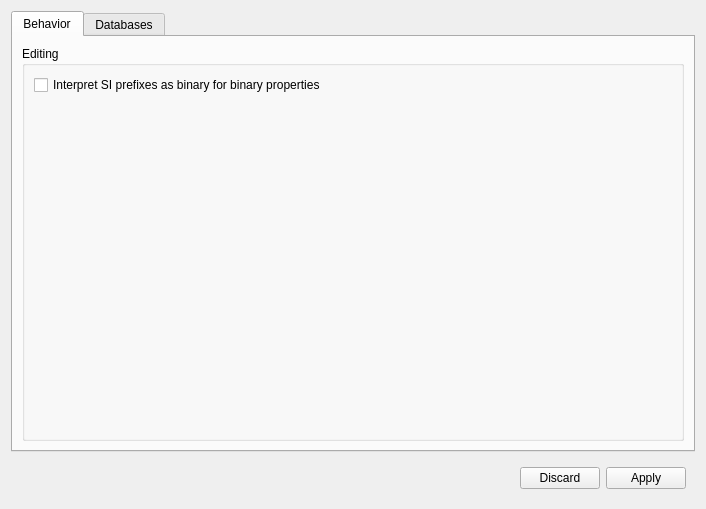
<?xml version="1.0" encoding="UTF-8"?>
<ui version="4.0">
 <class>SettingsDialog</class>
 <widget class="QDialog" name="SettingsDialog">
  <property name="geometry">
   <rect>
    <x>0</x>
    <y>0</y>
    <width>706</width>
    <height>432</height>
   </rect>
  </property>
  <property name="windowTitle">
   <string>Settings</string>
  </property>
  <layout class="QVBoxLayout" name="verticalLayout_3">
   <item>
    <widget class="QTabWidget" name="tabWidget">
     <property name="tabPosition">
      <enum>QTabWidget::North</enum>
     </property>
     <property name="currentIndex">
      <number>0</number>
     </property>
     <property name="elideMode">
      <enum>Qt::ElideNone</enum>
     </property>
     <widget class="QWidget" name="tab_2">
      <attribute name="title">
       <string>Behavior</string>
      </attribute>
      <layout class="QVBoxLayout" name="verticalLayout_7">
       <item>
        <widget class="QGroupBox" name="groupBox_3">
         <property name="title">
          <string>Editing</string>
         </property>
         <layout class="QFormLayout" name="formLayout_6">
          <item row="0" column="0">
           <widget class="QCheckBox" name="siBinPrefixDefaultBox">
            <property name="toolTip">
             <string>&lt;html&gt;&lt;head/&gt;&lt;body&gt;&lt;p&gt;When enabled, for properties that are typically expressed using binary SI prefixes (e.g. '1KiB' for 1024 Bytes), whenever the user enters a value with a non-binary SI prefix, it is instead interpreted as if the user entered the binary prefix (e.g. 1KB = 1024 Bytes and not 1000 Bytes).&lt;/p&gt;&lt;/body&gt;&lt;/html&gt;</string>
            </property>
            <property name="text">
             <string>Interpret SI prefixes as binary for binary properties</string>
            </property>
           </widget>
          </item>
         </layout>
        </widget>
       </item>
      </layout>
     </widget>
     <widget class="QWidget" name="tab">
      <attribute name="title">
       <string>Databases</string>
      </attribute>
      <layout class="QVBoxLayout" name="verticalLayout_6" stretch="0,1">
       <item>
        <widget class="QWidget" name="widget_8" native="true">
         <layout class="QFormLayout" name="formLayout_4">
          <property name="horizontalSpacing">
           <number>20</number>
          </property>
          <item row="0" column="0">
           <widget class="QLabel" name="label_8">
            <property name="text">
             <string>Startup Connection</string>
            </property>
           </widget>
          </item>
          <item row="0" column="1">
           <widget class="QComboBox" name="connStartupBox"/>
          </item>
         </layout>
        </widget>
       </item>
       <item>
        <widget class="QSplitter" name="splitter">
         <property name="orientation">
          <enum>Qt::Horizontal</enum>
         </property>
         <widget class="QWidget" name="widget_2" native="true">
          <layout class="QVBoxLayout" name="verticalLayout">
           <item>
            <widget class="QListWidget" name="connList">
             <property name="sizePolicy">
              <sizepolicy hsizetype="Preferred" vsizetype="Expanding">
               <horstretch>0</horstretch>
               <verstretch>0</verstretch>
              </sizepolicy>
             </property>
            </widget>
           </item>
           <item>
            <widget class="QWidget" name="widget_3" native="true">
             <layout class="QHBoxLayout" name="horizontalLayout_3">
              <item>
               <spacer name="horizontalSpacer">
                <property name="orientation">
                 <enum>Qt::Horizontal</enum>
                </property>
                <property name="sizeHint" stdset="0">
                 <size>
                  <width>40</width>
                  <height>20</height>
                 </size>
                </property>
               </spacer>
              </item>
              <item>
               <widget class="QPushButton" name="connAddButton">
                <property name="text">
                 <string/>
                </property>
                <property name="icon">
                 <iconset theme="list-add">
                  <normaloff/>
                 </iconset>
                </property>
               </widget>
              </item>
              <item>
               <widget class="QPushButton" name="connRemoveButton">
                <property name="enabled">
                 <bool>false</bool>
                </property>
                <property name="text">
                 <string/>
                </property>
                <property name="icon">
                 <iconset theme="list-remove">
                  <normaloff/>
                 </iconset>
                </property>
               </widget>
              </item>
              <item>
               <spacer name="horizontalSpacer_2">
                <property name="orientation">
                 <enum>Qt::Horizontal</enum>
                </property>
                <property name="sizeHint" stdset="0">
                 <size>
                  <width>40</width>
                  <height>20</height>
                 </size>
                </property>
               </spacer>
              </item>
             </layout>
            </widget>
           </item>
          </layout>
         </widget>
         <widget class="QWidget" name="widget" native="true">
          <property name="sizePolicy">
           <sizepolicy hsizetype="Expanding" vsizetype="Preferred">
            <horstretch>0</horstretch>
            <verstretch>0</verstretch>
           </sizepolicy>
          </property>
          <layout class="QVBoxLayout" name="verticalLayout_2">
           <item>
            <widget class="QWidget" name="widget_4" native="true">
             <layout class="QFormLayout" name="formLayout">
              <property name="horizontalSpacing">
               <number>20</number>
              </property>
              <item row="0" column="0">
               <widget class="QLabel" name="label">
                <property name="text">
                 <string>Connection Name</string>
                </property>
               </widget>
              </item>
              <item row="0" column="1">
               <widget class="QLineEdit" name="connNameField">
                <property name="enabled">
                 <bool>true</bool>
                </property>
               </widget>
              </item>
              <item row="1" column="0">
               <widget class="QLabel" name="label_5">
                <property name="text">
                 <string>Type</string>
                </property>
               </widget>
              </item>
              <item row="1" column="1">
               <widget class="QComboBox" name="connTypeBox"/>
              </item>
             </layout>
            </widget>
           </item>
           <item>
            <spacer name="verticalSpacer_2">
             <property name="orientation">
              <enum>Qt::Vertical</enum>
             </property>
             <property name="sizeType">
              <enum>QSizePolicy::Fixed</enum>
             </property>
             <property name="sizeHint" stdset="0">
              <size>
               <width>20</width>
               <height>20</height>
              </size>
             </property>
            </spacer>
           </item>
           <item>
            <widget class="QGroupBox" name="groupBox">
             <property name="title">
              <string>Connection Settings</string>
             </property>
             <layout class="QVBoxLayout" name="verticalLayout_4">
              <item>
               <widget class="QStackedWidget" name="connStackWidget">
                <property name="currentIndex">
                 <number>1</number>
                </property>
                <widget class="QWidget" name="page_3">
                 <layout class="QVBoxLayout" name="verticalLayout_5">
                  <item>
                   <widget class="QWidget" name="widget_6" native="true">
                    <layout class="QFormLayout" name="formLayout_3">
                     <property name="fieldGrowthPolicy">
                      <enum>QFormLayout::ExpandingFieldsGrow</enum>
                     </property>
                     <property name="horizontalSpacing">
                      <number>20</number>
                     </property>
                     <item row="0" column="1">
                      <widget class="QLineEdit" name="connServerField"/>
                     </item>
                     <item row="1" column="0">
                      <widget class="QLabel" name="label_3">
                       <property name="text">
                        <string>Port</string>
                       </property>
                      </widget>
                     </item>
                     <item row="1" column="1">
                      <widget class="QSpinBox" name="connPortField">
                       <property name="maximum">
                        <number>999999</number>
                       </property>
                       <property name="value">
                        <number>3306</number>
                       </property>
                      </widget>
                     </item>
                     <item row="3" column="0">
                      <widget class="QLabel" name="label_4">
                       <property name="text">
                        <string>User Name</string>
                       </property>
                      </widget>
                     </item>
                     <item row="3" column="1">
                      <widget class="QLineEdit" name="connUserField"/>
                     </item>
                     <item row="0" column="0">
                      <widget class="QLabel" name="label_2">
                       <property name="text">
                        <string>Host</string>
                       </property>
                      </widget>
                     </item>
                     <item row="2" column="0">
                      <widget class="QLabel" name="label_7">
                       <property name="text">
                        <string>Database</string>
                       </property>
                      </widget>
                     </item>
                     <item row="2" column="1">
                      <widget class="QLineEdit" name="connDbField"/>
                     </item>
                    </layout>
                   </widget>
                  </item>
                 </layout>
                </widget>
                <widget class="QWidget" name="page_4">
                 <layout class="QFormLayout" name="formLayout_2">
                  <property name="fieldGrowthPolicy">
                   <enum>QFormLayout::ExpandingFieldsGrow</enum>
                  </property>
                  <property name="horizontalSpacing">
                   <number>20</number>
                  </property>
                  <item row="0" column="0">
                   <widget class="QLabel" name="label_6">
                    <property name="text">
                     <string>Database File</string>
                    </property>
                   </widget>
                  </item>
                  <item row="0" column="1">
                   <widget class="QWidget" name="widget_7" native="true">
                    <layout class="QHBoxLayout" name="horizontalLayout_4">
                     <property name="margin">
                      <number>0</number>
                     </property>
                     <item>
                      <widget class="QLineEdit" name="connSqliteFileField"/>
                     </item>
                     <item>
                      <widget class="QPushButton" name="connSqliteChooseButton">
                       <property name="text">
                        <string>Choose...</string>
                       </property>
                      </widget>
                     </item>
                    </layout>
                   </widget>
                  </item>
                 </layout>
                </widget>
               </widget>
              </item>
             </layout>
            </widget>
           </item>
           <item>
            <spacer name="verticalSpacer">
             <property name="orientation">
              <enum>Qt::Vertical</enum>
             </property>
             <property name="sizeHint" stdset="0">
              <size>
               <width>20</width>
               <height>40</height>
              </size>
             </property>
            </spacer>
           </item>
           <item>
            <widget class="QGroupBox" name="groupBox_2">
             <property name="title">
              <string>Embedded File Settings</string>
             </property>
             <layout class="QFormLayout" name="formLayout_5">
              <property name="horizontalSpacing">
               <number>20</number>
              </property>
              <item row="0" column="0">
               <widget class="QLabel" name="label_9">
                <property name="text">
                 <string>Root Path</string>
                </property>
               </widget>
              </item>
              <item row="0" column="1">
               <widget class="QWidget" name="widget_9" native="true">
                <layout class="QHBoxLayout" name="horizontalLayout_2">
                 <property name="margin">
                  <number>0</number>
                 </property>
                 <item>
                  <widget class="QLineEdit" name="connFileRootField"/>
                 </item>
                 <item>
                  <widget class="QPushButton" name="connFileRootChooseButton">
                   <property name="text">
                    <string>Choose...</string>
                   </property>
                  </widget>
                 </item>
                </layout>
               </widget>
              </item>
             </layout>
            </widget>
           </item>
          </layout>
         </widget>
        </widget>
       </item>
      </layout>
     </widget>
    </widget>
   </item>
   <item>
    <widget class="QWidget" name="widget_5" native="true">
     <layout class="QHBoxLayout" name="horizontalLayout">
      <item>
       <widget class="QDialogButtonBox" name="buttonBox">
        <property name="standardButtons">
         <set>QDialogButtonBox::Apply|QDialogButtonBox::Discard</set>
        </property>
       </widget>
      </item>
     </layout>
    </widget>
   </item>
  </layout>
 </widget>
 <resources/>
 <connections/>
</ui>
